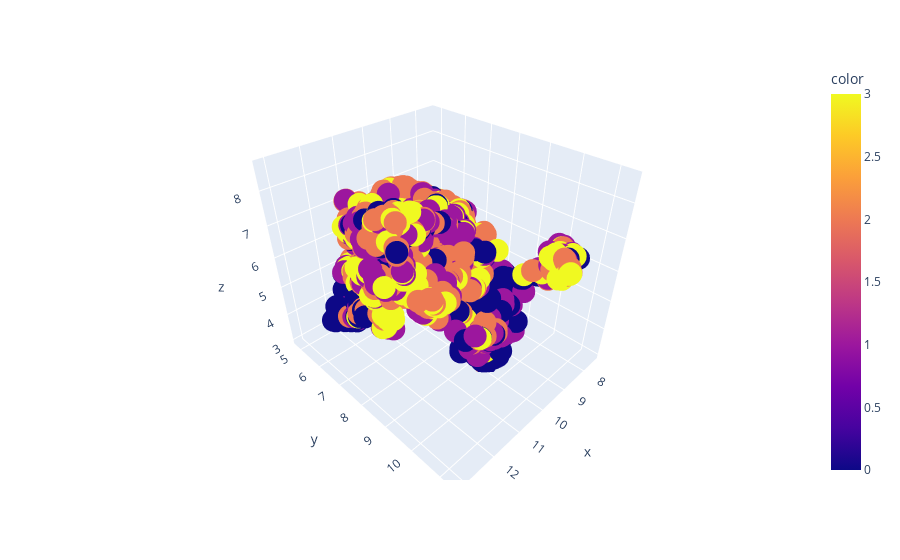

Source (notebook cell):
### Code cell
fig = px.scatter_3d(fit, x=fit[:,0], y=fit[:,1], z=fit[:,2], 
    color=df[df.EssaySet==1].Score1.values)
fig.show()

### Figure 1 — Plotly figure (JSON) as saved in the notebook; plotly's stock layout.template omitted (floating-point values rounded to 4 significant figures; data arrays with more than 128 entries replaced by an {"elided": "..."} marker saying what was removed)
{"data": [{"hovertemplate": "x=%{x}<br>y=%{y}<br>z=%{z}<br>color=%{marker.color}<extra></extra>", "legendgroup": "", "marker": {"color": {"elided": "1672 int values"}, "coloraxis": "coloraxis", "symbol": "circle"}, "mode": "markers", "name": "", "scene": "scene", "showlegend": false, "type": "scatter3d", "x": {"elided": "1672 float values"}, "y": {"elided": "1672 float values"}, "z": {"elided": "1672 float values"}}], "layout": {"coloraxis": {"colorbar": {"title": {"text": "color"}}, "colorscale": [[0, "#0d0887"], [0.1111, "#46039f"], [0.2222, "#7201a8"], [0.3333, "#9c179e"], [0.4444, "#bd3786"], [0.5556, "#d8576b"], [0.6667, "#ed7953"], [0.7778, "#fb9f3a"], [0.8889, "#fdca26"], [1, "#f0f921"]]}, "legend": {"tracegroupgap": 0}, "margin": {"t": 60}, "scene": {"domain": {"x": [0, 1], "y": [0, 1]}, "xaxis": {"title": {"text": "x"}}, "yaxis": {"title": {"text": "y"}}, "zaxis": {"title": {"text": "z"}}}}}
